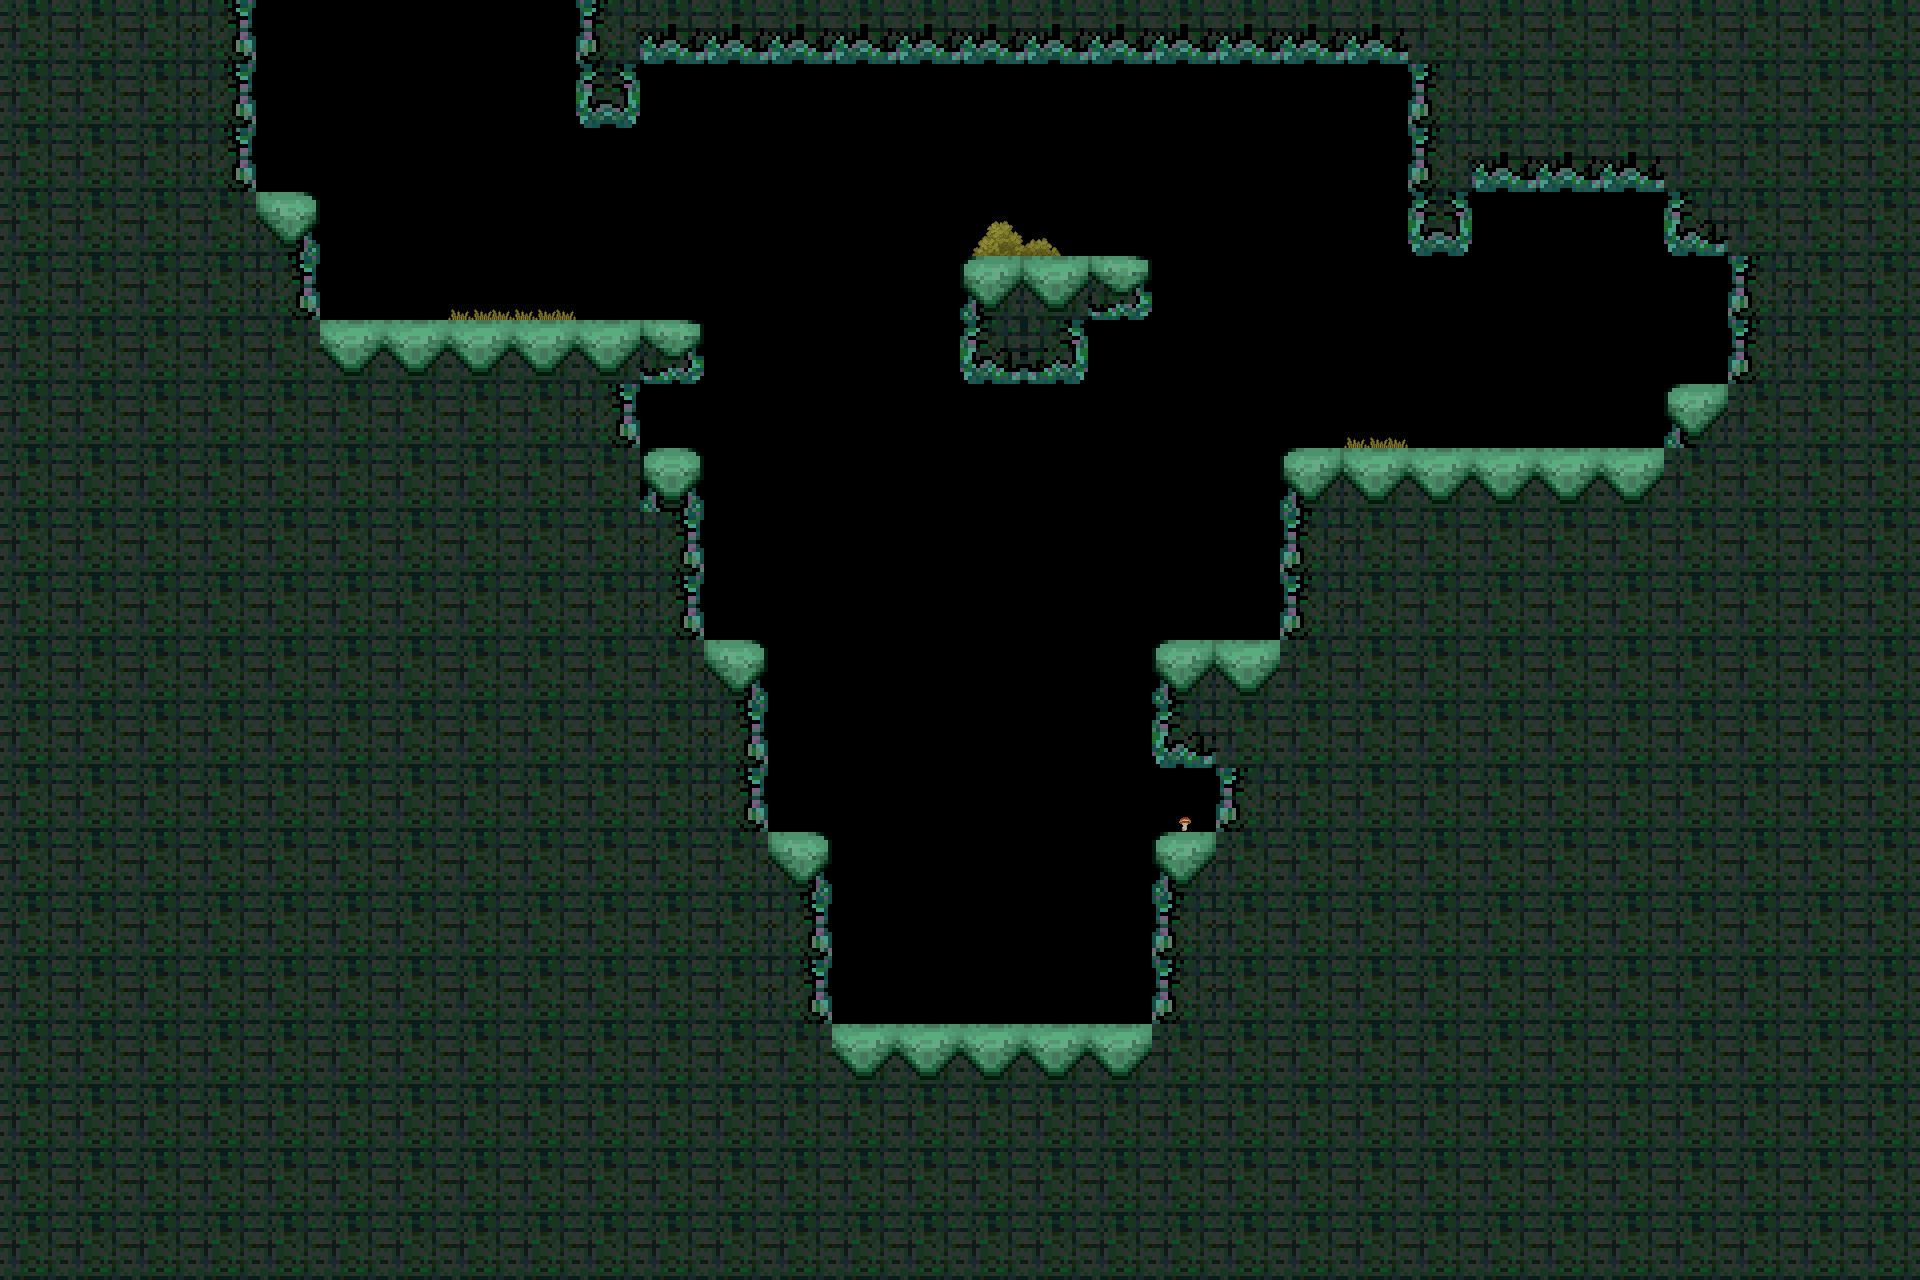

Below is a game level as drawn by its tile map, then a one-line description and the .tmx file that defines it, in full:
An orthogonal 30x20 tile map with 64x64 px tiles, 2 tile layers (tiles, deco), 2 tilesets and 5 objects (N, player).

<map version="1.4" tiledversion="1.4.3" orientation="orthogonal" renderorder="right-down" width="30" height="20" tilewidth="64" tileheight="64" infinite="0" nextlayerid="6" nextobjectid="9">
 <tileset firstgid="1" source="../level0.tsx" />
 <tileset firstgid="17" source="../deco1.tsx" />
 <layer id="1" name="tiles" width="30" height="20">
  <data encoding="csv">
6,6,6,7,0,0,0,0,0,5,10,10,10,10,10,10,10,10,10,10,10,10,6,6,6,6,6,6,6,6,
6,6,6,7,0,0,0,0,0,12,0,0,0,0,0,0,0,0,0,0,0,0,5,6,6,6,6,6,6,6,
6,6,6,7,0,0,0,0,0,0,0,0,0,0,0,0,0,0,0,0,0,0,5,10,10,10,6,6,6,6,
6,6,6,6,3,0,0,0,0,0,0,0,0,0,0,0,0,0,0,0,0,0,12,0,0,0,9,6,6,6,
6,6,6,6,7,0,0,0,0,0,0,0,0,0,0,1,2,15,0,0,0,0,0,0,0,0,0,5,6,6,
6,6,6,6,6,2,2,2,2,2,15,0,0,0,0,9,11,0,0,0,0,0,0,0,0,0,0,5,6,6,
6,6,6,6,6,6,6,6,6,7,0,0,0,0,0,0,0,0,0,0,0,0,0,0,0,0,1,6,6,6,
6,6,6,6,6,6,6,6,6,6,4,0,0,0,0,0,0,0,0,0,1,2,2,2,2,2,6,6,6,6,
6,6,6,6,6,6,6,6,6,6,7,0,0,0,0,0,0,0,0,0,5,6,6,6,6,6,6,6,6,6,
6,6,6,6,6,6,6,6,6,6,7,0,0,0,0,0,0,0,0,0,5,6,6,6,6,6,6,6,6,6,
6,6,6,6,6,6,6,6,6,6,6,3,0,0,0,0,0,0,1,2,6,6,6,6,6,6,6,6,6,6,
6,6,6,6,6,6,6,6,6,6,6,7,0,0,0,0,0,0,9,6,6,6,6,6,6,6,6,6,6,6,
6,6,6,6,6,6,6,6,6,6,6,7,0,0,0,0,0,0,0,5,6,6,6,6,6,6,6,6,6,6,
6,6,6,6,6,6,6,6,6,6,6,6,3,0,0,0,0,0,1,6,6,6,6,6,6,6,6,6,6,6,
6,6,6,6,6,6,6,6,6,6,6,6,7,0,0,0,0,0,5,6,6,6,6,6,6,6,6,6,6,6,
6,6,6,6,6,6,6,6,6,6,6,6,7,0,0,0,0,0,5,6,6,6,6,6,6,6,6,6,6,6,
6,6,6,6,6,6,6,6,6,6,6,6,6,2,2,2,2,2,6,6,6,6,6,6,6,6,6,6,6,6,
6,6,6,6,6,6,6,6,6,6,6,6,6,6,6,6,6,6,6,6,6,6,6,6,6,6,6,6,6,6,
6,6,6,6,6,6,6,6,6,6,6,6,6,6,6,6,6,6,6,6,6,6,6,6,6,6,6,6,6,6,
6,6,6,6,6,6,6,6,6,6,6,6,6,6,6,6,6,6,6,6,6,6,6,6,6,6,6,6,6,6
</data>
 </layer>
 <layer id="5" name="deco" width="30" height="20">
  <data encoding="csv">
0,0,0,0,0,0,0,0,0,0,0,0,0,0,0,0,0,0,0,0,0,0,0,0,0,0,0,0,0,0,
0,0,0,0,0,0,0,0,0,0,0,0,0,0,0,0,0,0,0,0,0,0,0,0,0,0,0,0,0,0,
0,0,0,0,0,0,0,0,0,0,0,0,0,0,0,0,0,0,0,0,0,0,0,0,0,0,0,0,0,0,
0,0,0,0,0,0,0,0,0,0,0,0,0,0,0,18,19,0,0,0,0,0,0,0,0,0,0,0,0,0,
0,0,0,0,0,0,0,32,32,0,0,0,0,0,0,0,0,0,0,0,0,0,0,0,0,0,0,0,0,0,
0,0,0,0,0,0,0,0,0,0,0,0,0,0,0,0,0,0,0,0,0,0,0,0,0,0,0,0,0,0,
0,0,0,0,0,0,0,0,0,0,0,0,0,0,0,0,0,0,0,0,0,32,0,0,0,0,0,0,0,0,
0,0,0,0,0,0,0,0,0,0,0,0,0,0,0,0,0,0,0,0,0,0,0,0,0,0,0,0,0,0,
0,0,0,0,0,0,0,0,0,0,0,0,0,0,0,0,0,0,0,0,0,0,0,0,0,0,0,0,0,0,
0,0,0,0,0,0,0,0,0,0,0,0,0,0,0,0,0,0,0,0,0,0,0,0,0,0,0,0,0,0,
0,0,0,0,0,0,0,0,0,0,0,0,0,0,0,0,0,0,0,0,0,0,0,0,0,0,0,0,0,0,
0,0,0,0,0,0,0,0,0,0,0,0,0,0,0,0,0,0,0,0,0,0,0,0,0,0,0,0,0,0,
0,0,0,0,0,0,0,0,0,0,0,0,0,0,0,0,0,0,34,0,0,0,0,0,0,0,0,0,0,0,
0,0,0,0,0,0,0,0,0,0,0,0,0,0,0,0,0,0,0,0,0,0,0,0,0,0,0,0,0,0,
0,0,0,0,0,0,0,0,0,0,0,0,0,0,0,0,0,0,0,0,0,0,0,0,0,0,0,0,0,0,
0,0,0,0,0,0,0,0,0,0,0,0,0,0,0,0,0,0,0,0,0,0,0,0,0,0,0,0,0,0,
0,0,0,0,0,0,0,0,0,0,0,0,0,0,0,0,0,0,0,0,0,0,0,0,0,0,0,0,0,0,
0,0,0,0,0,0,0,0,0,0,0,0,0,0,0,0,0,0,0,0,0,0,0,0,0,0,0,0,0,0,
0,0,0,0,0,0,0,0,0,0,0,0,0,0,0,0,0,0,0,0,0,0,0,0,0,0,0,0,0,0,
0,0,0,0,0,0,0,0,0,0,0,0,0,0,0,0,0,0,0,0,0,0,0,0,0,0,0,0,0,0
</data>
 </layer>
 <objectgroup id="3" name="conx">
  <object id="6" name="N" x="256" y="0" width="320" height="64" />
 </objectgroup>
 <objectgroup id="4" name="spawns">
  <object id="4" name="player" x="960" y="960">
   <point />
  </object>
 </objectgroup>
 <objectgroup id="2" name="collision">
  <object id="1" x="0" y="0">
   <polygon points="0,0 256,0 256,192 320,192 320,320 704,320 704,384 640,384 640,448 576,448 576,512 640,512 640,448 704,448 704,640 768,640 768,832 832,832 832,1024 1152,1024 1152,832 1216,832 1216,768 1152,768 1152,640 1280,640 1280,448 1664,448 1664,384 1728,384 1728,256 1664,256 1664,192 1472,192 1472,256 1408,256 1408,64 640,64 640,128 576,128 576,0 1920,0 1920,1280 0,1280" />
  </object>
  <object id="2" x="960" y="256">
   <polygon points="0,0 192,0 192,64 128,64 128,128 0,128" />
  </object>
  <object id="8" x="32" y="32">
   <polygon points="0,0 1856,0 1856,1216 0,1216" />
  </object>
 </objectgroup>
</map>
